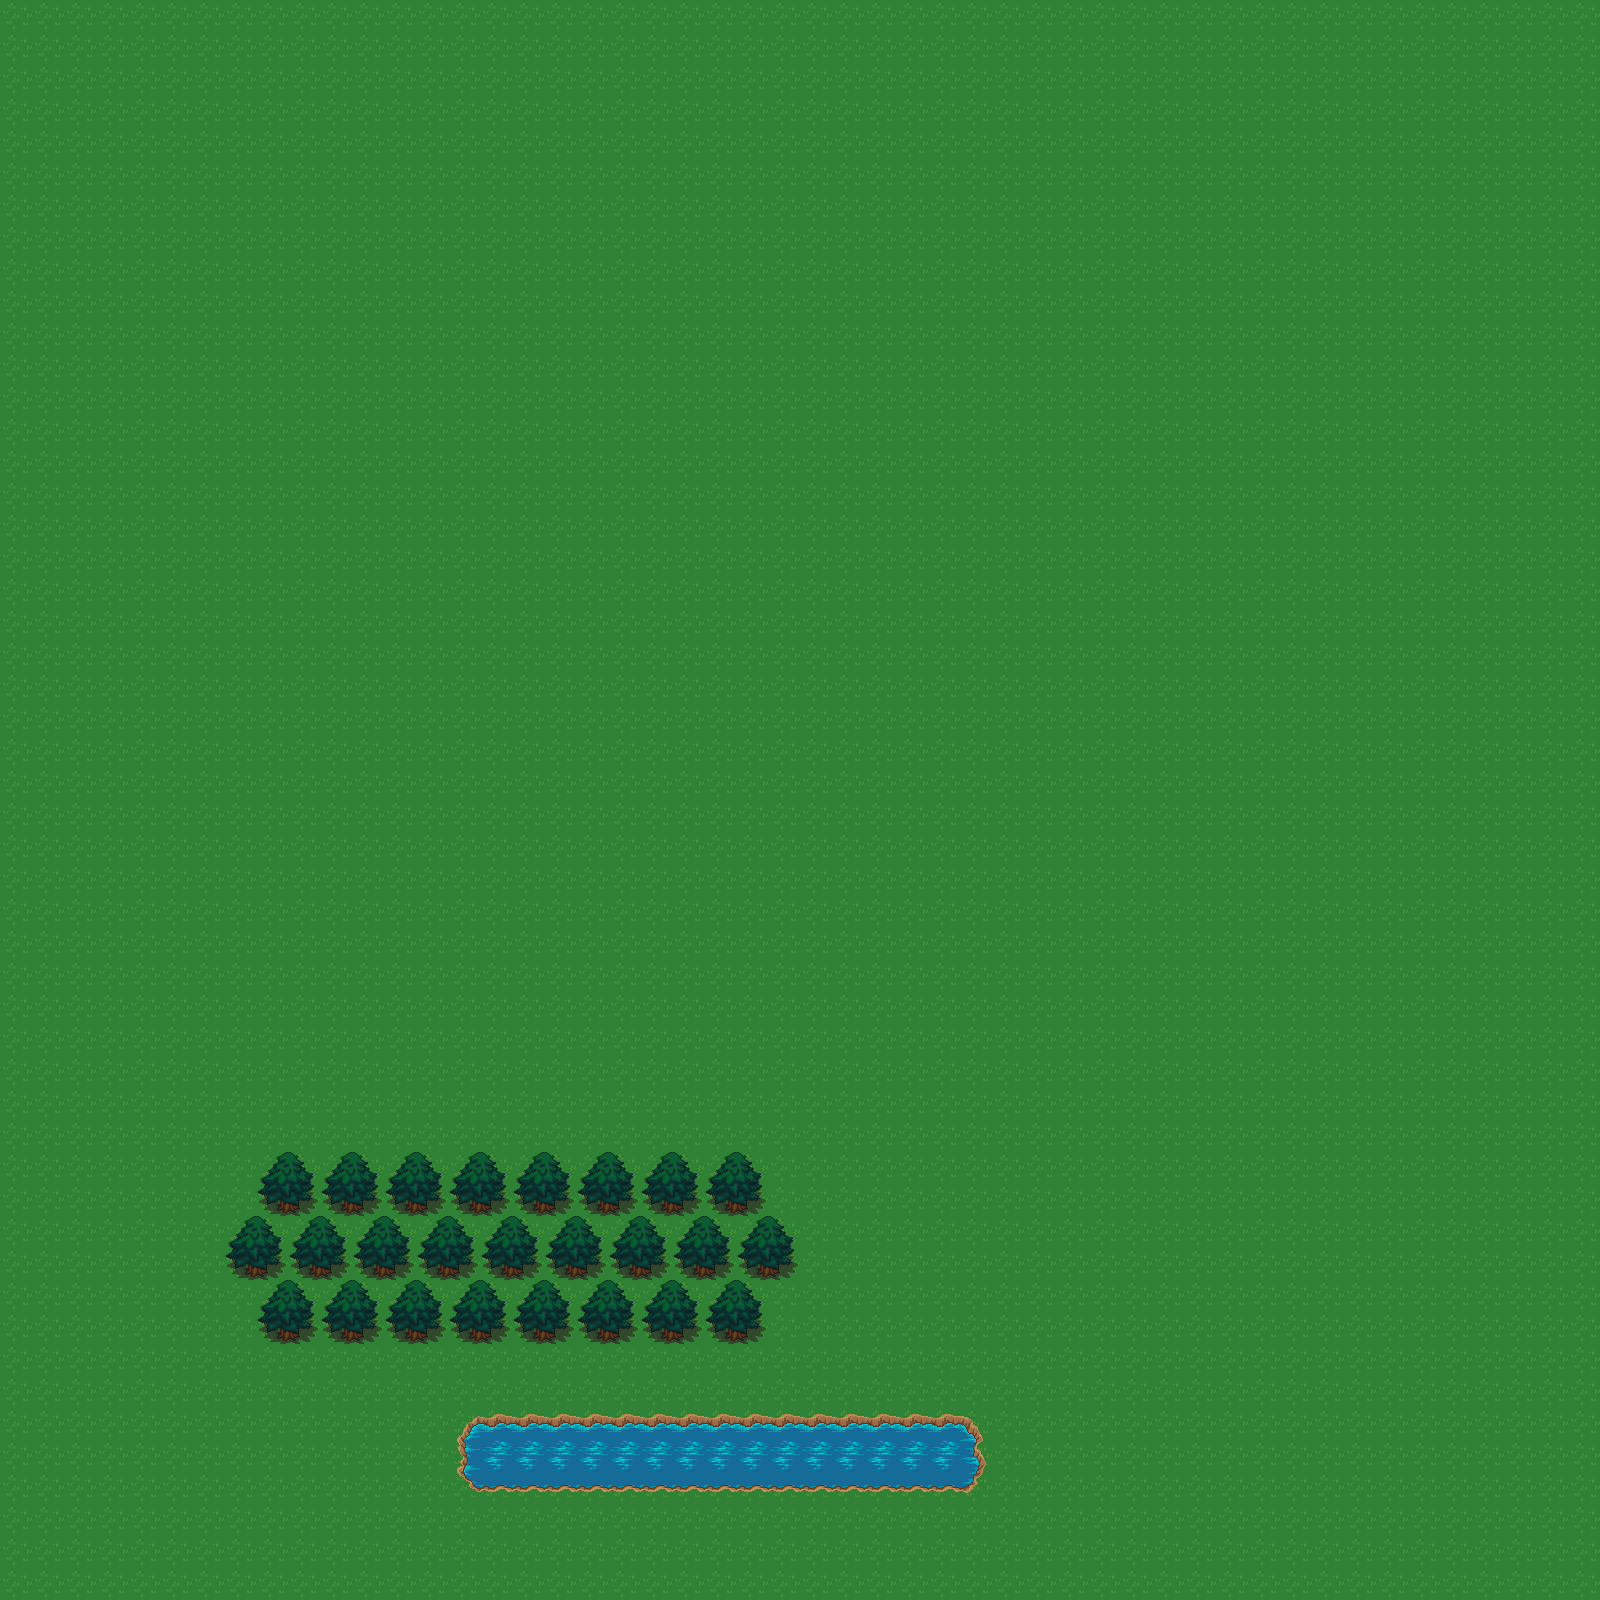

A 2D game scene composited from a Tiled map and its tileset images. What follows is a short description and the map's XML, with each tile layer's data collapsed to a summary:
An orthogonal 50x50 tile map with 32x32 px tiles, 2 tile layers (main, layer2) and 4 objects.

<map version="1.0" orientation="orthogonal" renderorder="left-up" width="50" height="50" tilewidth="32" tileheight="32" nextobjectid="6">
 <tileset firstgid="1" name="forest_tiles" tilewidth="32" tileheight="32" tilecount="256">
  <image source="../tilesets/forest_tiles.png" width="512" height="512" />
 </tileset>
 <layer name="main" width="50" height="50">
  <data>[2500 cells, 2500 non-empty, 10 distinct tile ids]</data>
 </layer>
 <objectgroup name="collidable">
  <object id="2" x="256" y="1152" width="512" height="192" />
  <object id="3" x="224" y="1216" width="32" height="64" />
  <object id="4" x="768" y="1216" width="32" height="64" />
  <object id="5" x="448" y="1408" width="544" height="96" />
 </objectgroup>
 <layer name="layer2" width="50" height="50">
  <data>[2500 cells, 100 non-empty, 4 distinct tile ids]</data>
 </layer>
</map>
